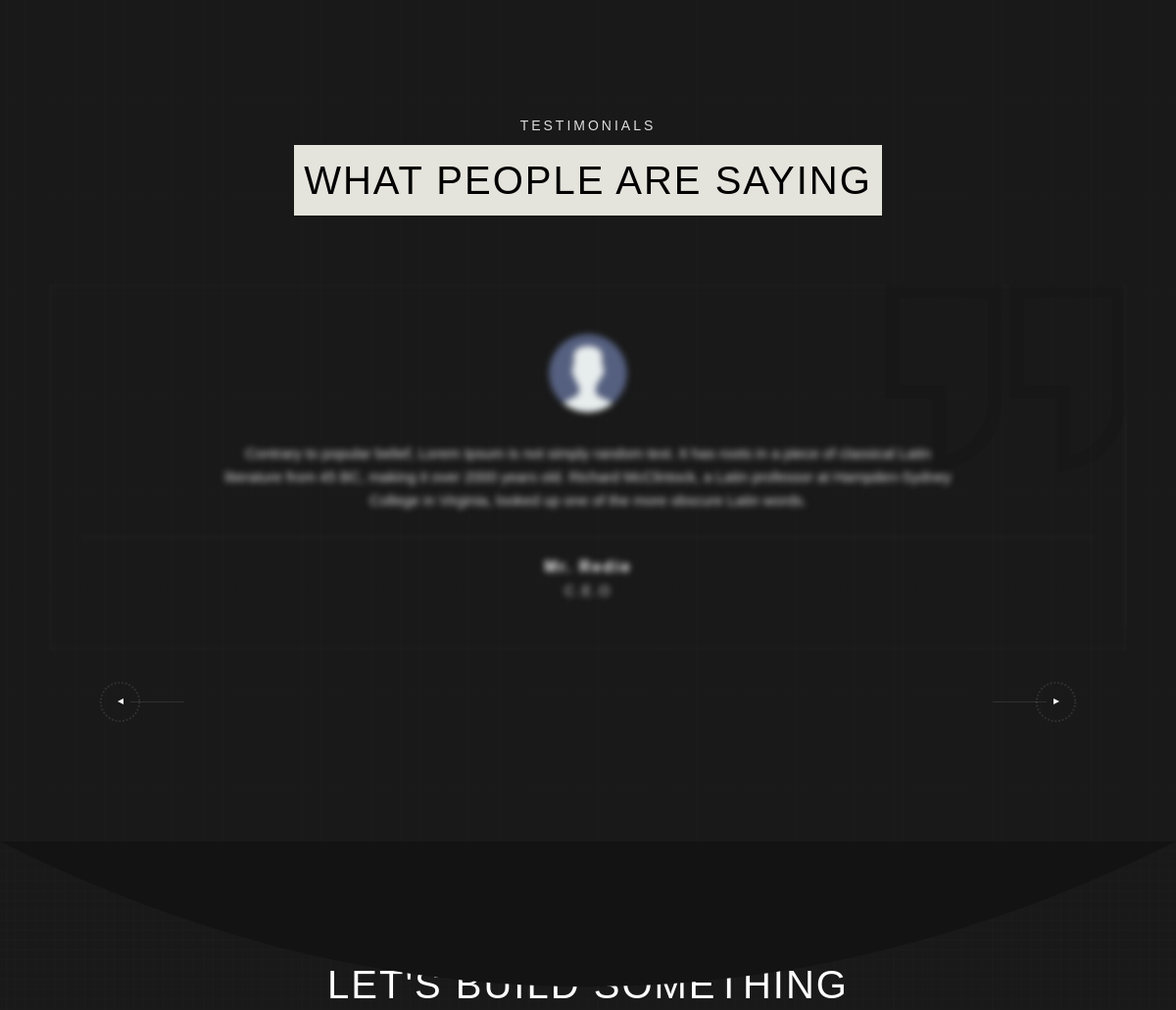
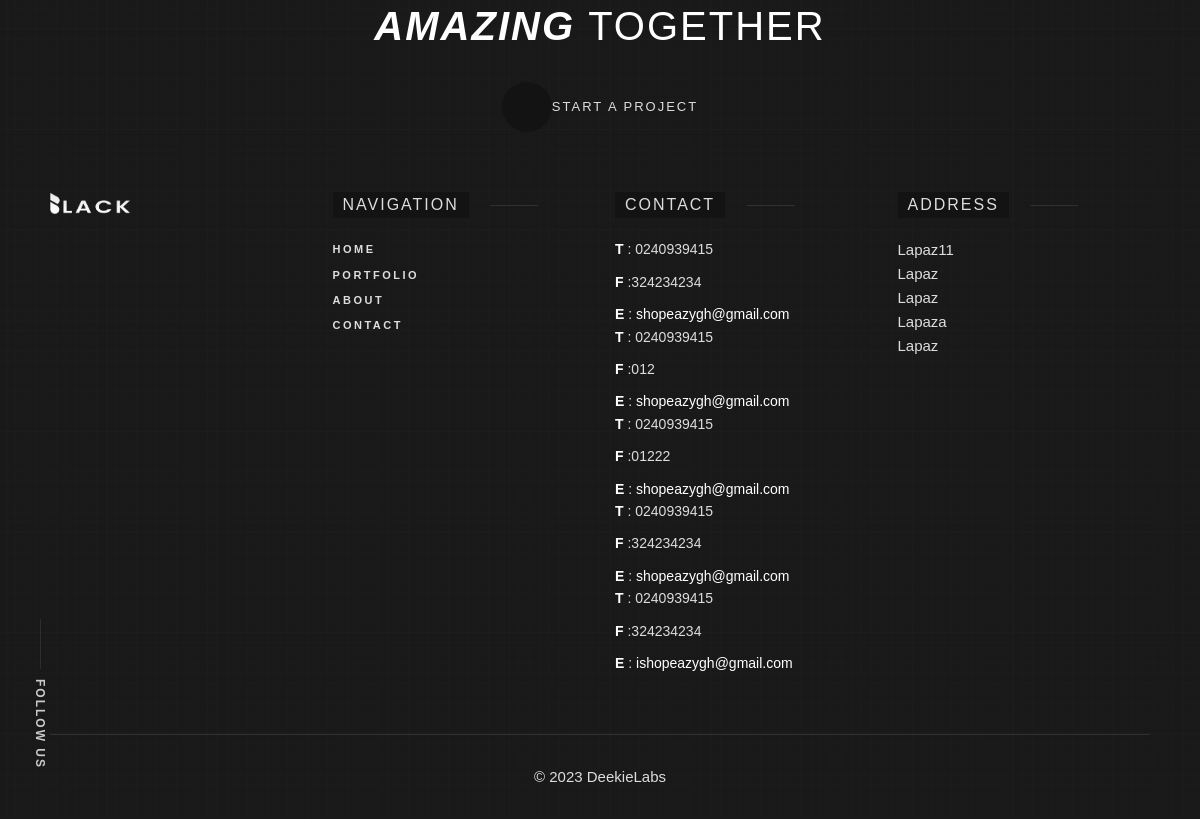
/ (lower part), run on an earlier commit of the app's database (2 pictures, top to bottom).
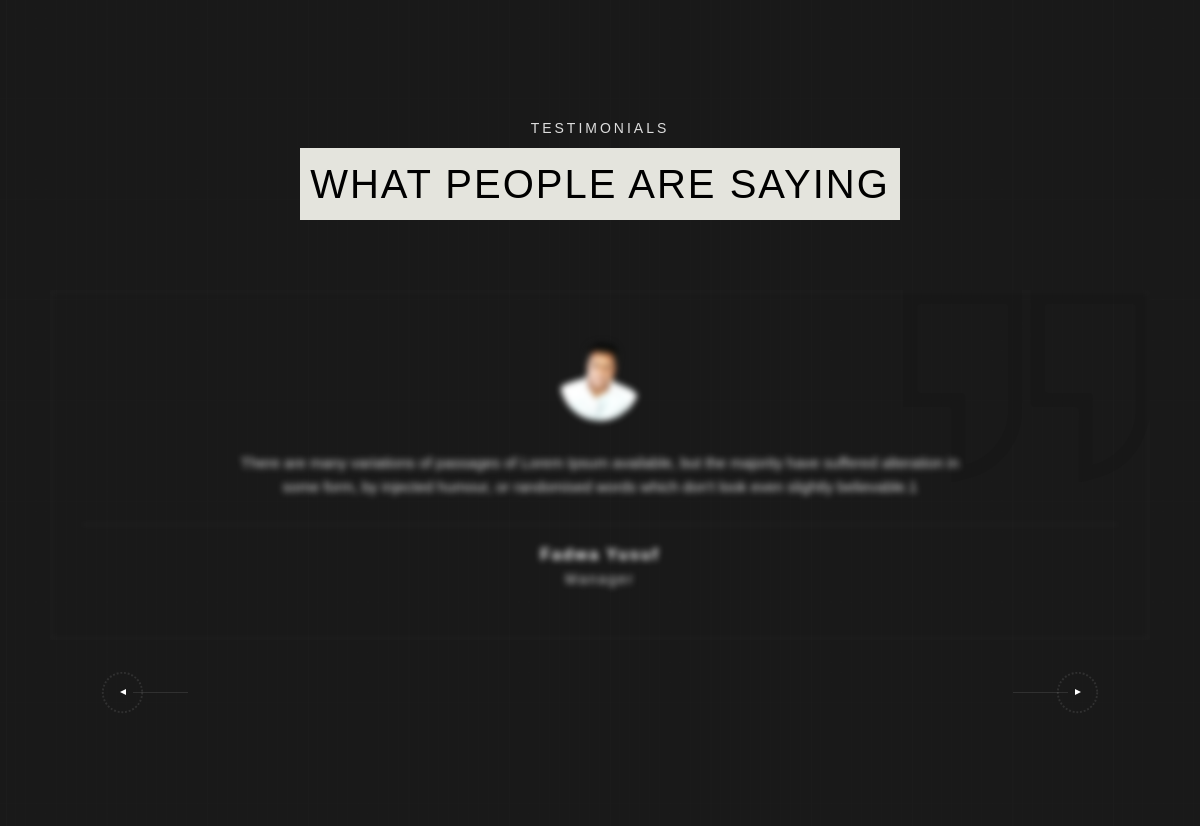
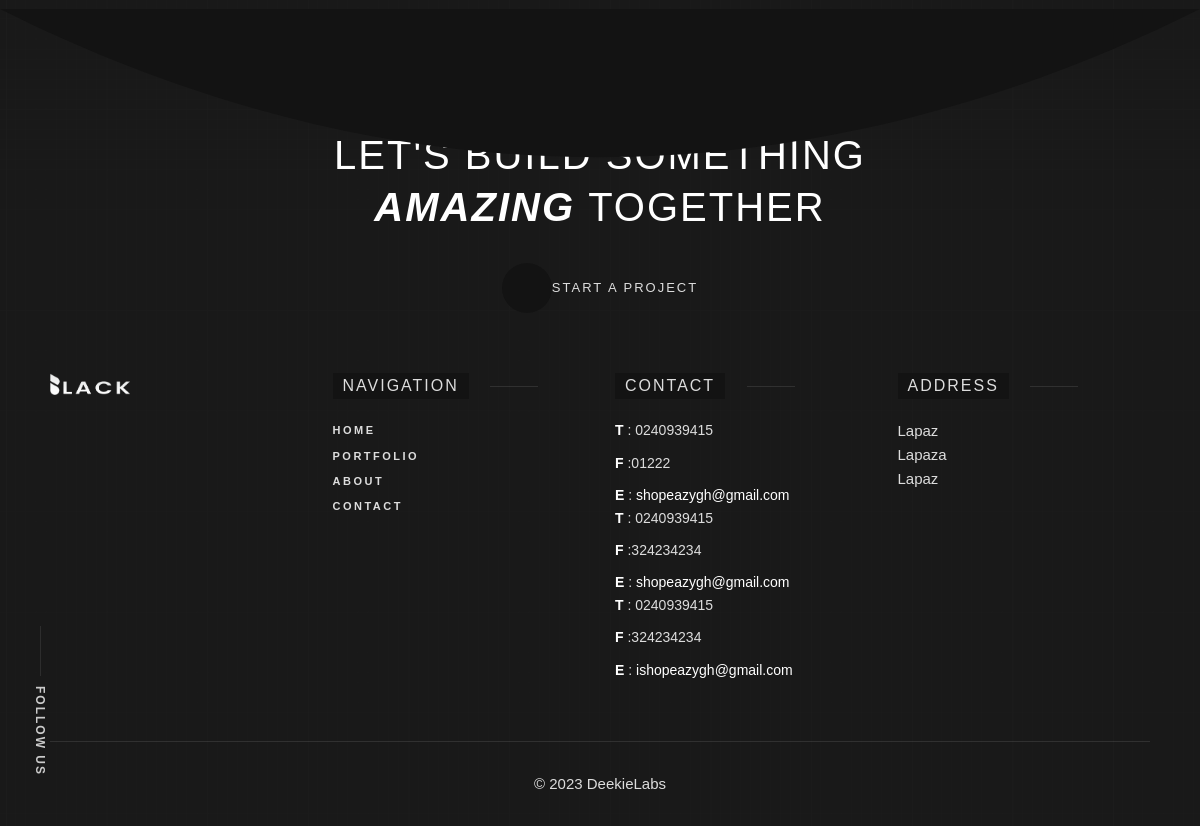
And on a later commit of the database (2 pictures, top to bottom).
### main/models.py (models this page shows, shortened)
class Review(models.Model):
    reviewer_name = models.CharField(max_length=150)
    reviewer_position = models.CharField(max_length=150)
    reviewer_message = models.TextField()
    reviewer_image = models.ImageField(
        null=True, blank=True, upload_to='review_img', default="review_img/avatar.svg")
    id = models.UUIDField(default=uuid.uuid4, unique=True,
                          primary_key=True, editable=False)

class ContactDetails(models.Model):
    address = models.CharField(max_length=150)
    phone = models.CharField(max_length=150)
    phone_2 = models.CharField(max_length=150)
    email = models.EmailField(max_length=254)
    id = models.UUIDField(default=uuid.uuid4, unique=True,
                          primary_key=True, editable=False)

### main/views.py (the view)
# urls.py: path('', views.home, name="home"),
def home(request):
    contact_details = ContactDetails.objects.all()
    reviews = Review.objects.all()
    title = 'Home'
    context = {
        'title':title,
        'contact_details':contact_details,
        'reviews':reviews
    }
    return render(request, 'main/home.html', context)

### main/templates/main/home.html (shortened to what the changed rows need)
{% extends 'layouts/base.html' %}
    {% block content %}
    {% load static %}
        <main id="main_root" class="main-root">
    <div id="page_wrapper" class="wrapper">
        <div class="p-relative section-padding background-section">
            <div class="container">
                <div class="section-title d-flex justify-content-center text-center mb-70">
                    <div class="sub-section-title ">
                        <h2 class="title-h2 p-10 background-theme">What People are Saying</h2>
                    </div>
                </div>
                <div class="filter-swiper-blur image-left-style quote-box-style elementor-align-center text-center">
                    <div class="dsn-testimonials dsn-swiper p-relative has-parallax-image"
                         data-dsn-option='{"spaceBetween":30,"slidesPerView":1}'>
                        <div class="testimonials-content">
                            <div class="testimonial-inner">
                                <div class="swiper-container">
                                    <div class="swiper-wrapper">
                                        {% for review in reviews %}
                                            <div class="swiper-slide testimonial-inner-item border-style">
                                            <div class="avatar box-img dsn-auto">
                                                <img src='{{ review.reviewer_image.url}}' class="cover-bg-img" alt=''/>
                                            </div>
                                            <div class="testimonial-item">
                                                <div class="testimonial-content mb-25">
                                                    <div class="quote">
                                                        <p class="max-w750 testimonial-content p-large">
                                                            {{review.reviewer_message}}
                                                        </p>
                                                    </div>
                                                </div>
                                                <div class="content-inner border-top justify-content-center">
                                                    <div class="d-flex align-items-center ">
                                                        <div class="label box-text">
                                                            <h4 class="testimonial-name sm-title-block">{{review.reviewer_name}}</h4>
                                                            <h5 class="testimonial-position">{{review.reviewer_position}}</h5>
                                                        </div>
                                                    </div>
                                                </div>
                                            </div>
                                        </div>
                                        {% endfor %}
                                    </div>
                                </div>
                            </div>
                        </div>
                    </div>
                </div>
            </div>
        </div>
        {% include 'includes/footer.html' %}
    </div>
</main>
    {% endblock %}

### templates/includes/footer.html (shortened to what the changed rows need)
{% load static %}
<footer id="dsn_footer" class="dsn-footer p-relative footer-animate svg-animate background-section">
            <svg class="dsn-separator dsn-separator-up  dsn-icon-main-color" width="100%" height="100%"
                 viewBox="0 0 100 10" preserveAspectRatio="none">
                <path class="path-anim separator__path" data-dsn-to="M 0 0 C 40 0 55 0 100 0 L 0 0 Z"
                      vector-effect="non-scaling-stroke" d="M 0 0 C 40 16 75 10 100 0 L 0 0 Z"></path>
            </svg>
            <div class="footer-content p-relative mt-section">
                <div class="text-center container">
                    <h2 class="title-h2 ">
                        LET'S BUILD SOMETHING
                        <span class="d-block"><b><i>AMAZING </i></b>TOGETHER</span>
                    </h2>
                </div>
                <div class="dsn-container pt-60">
                    <div class="d-grid grid-lg-4 grid-md-2 ">
                        <div class="grid-col-3">
                            {% for contact in contact_details %}
                                <div class="col-contact">
                                <p><strong>T</strong> : {{contact.phone}}</p>
                                <p class="mt-10"><strong>F</strong> :{{contact.phone_2}}</p>
                                <p class="over-hidden mt-10">
                                    <strong>E</strong> : <a class="link-hover" href="personal.html#"
                                                            data-hover-text="info@dsngrid.com">{{contact.email}}</a>
                                </p>
                            </div>
                            {% endfor %}
                        </div>
                        <div class="grid-col-4">
                            <div class="col-address">
                                {% for contact in contact_details %}
                                    <p>
                                        {{contact.address}}
                                    </p>
                                {% endfor %}
                            </div>
                        </div>
                    </div>
                </div>
            </div>
        </footer>

What changed in the data, as far as the page shows it:
removed Review: reviewer_image (placeholder picture), reviewer_message "Contrary to popular belief, Lorem Ipsum is not simply random text. It has roots in a piece of classical Latin literature from 45 BC, making it over 2000 years old. Richard McClintock, a Latin professor at Hampden-Sydney College in Virginia, looked up one of the more obscure Latin words.", reviewer_name "Mr. Redie", reviewer_position "C.E.O"
removed ContactDetails: phone "0240939415", phone_2 "324234234", email "shopeazygh@gmail.com", address "Lapaz11"
removed ContactDetails: phone "0240939415", phone_2 "012", email "shopeazygh@gmail.com", address "Lapaz"
now on this page (row unchanged): Review: reviewer_image (picture), reviewer_message "There are many variations of passages of Lorem Ipsum available, but the majority have suffered alteration in some form, by injected humour, or randomised words which don't look even slightly believable.1", reviewer_name "Fadwa Yusuf", reviewer_position "Manager"
